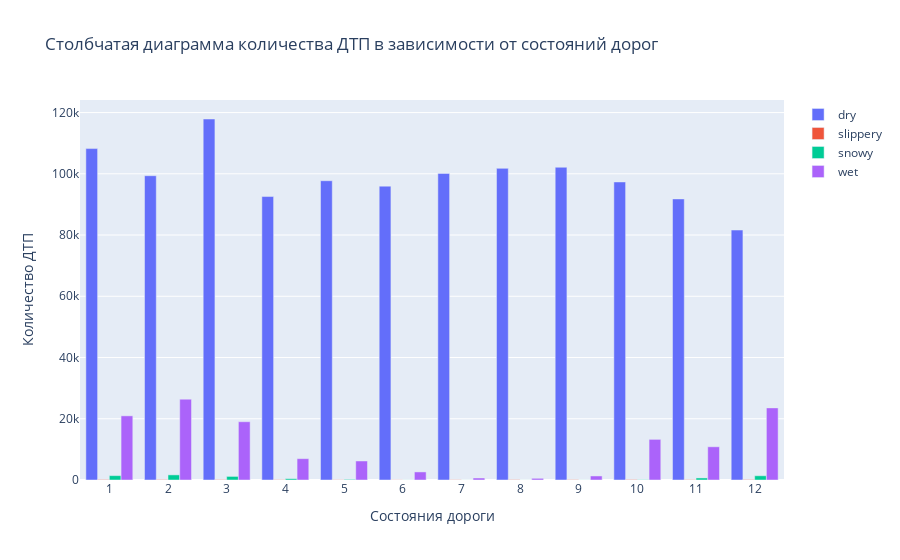

Notebook code cell kept with this figure:
### Markdown cell above
На графике видно, что с начала наблюдений (январь 2009), количество происшествий по месяцам не падает ниже 30К. С Апреля 2012 количество аварий падает ниже 30К и практически до нуля. Можно сделать вывод, что мы наблюдаем не валидные данные и их следует исключить из исследования. Статистически довольно тяжело выделить отличия по месяцам в количествах аварий, что вероятно связано с небольшим количеством лет наблюдений. Однако однозначно можно выделить октябрь месяц, что теоретически можно связать с наступлением первых минусовых температур. Самое ж низкое количество аварий можно приурочить к январю-февралю и июню и июлю.

### Code cell
# Оценим влияние состояния дороги на количество аварий в зависимости от месяца
df_raw = '''
SELECT 
    EXTRACT(MONTH FROM collision_date)::int AS month,
    ROAD_SURFACE,
    COUNT(*)
FROM collisions
WHERE collision_date::date < '2012.04.01'
GROUP BY EXTRACT(MONTH FROM collision_date)::int, ROAD_SURFACE
ORDER BY month
'''
df_raw = pd.read_sql_query(df_raw, con=engine)
df_raw_pt = df_raw.pivot_table(index='month', values='count', aggfunc='mean', columns='road_surface')

data = []
for col in df_raw_pt.columns:
    data.append(go.Bar(x=df_raw_pt.index.astype(str), y=df_raw_pt[col], name=col))
fig = go.Figure(data=data, layout=layout)
fig.update_layout(
    xaxis_title='Состояния дороги', 
    yaxis_title='Количество ДТП', 
    title='Столбчатая диаграмма количества ДТП в зависимости от состояний дорог')
iplot(fig)

### Figure 1 — Plotly figure (JSON) as saved in the notebook; plotly's stock layout.template omitted (floating-point values rounded to 4 significant figures)
{"data": [{"name": "dry", "type": "bar", "x": ["1", "2", "3", "4", "5", "6", "7", "8", "9", "10", "11", "12"], "y": [108234, 99377, 117899, 92569, 97738, 95974, 100135, 101780, 102140, 97345, 91798, 81633]}, {"name": "slippery", "type": "bar", "x": ["1", "2", "3", "4", "5", "6", "7", "8", "9", "10", "11", "12"], "y": [155, 138, 126, 95, 78, 51, 82, 119, 103, 138, 105, 139]}, {"name": "snowy", "type": "bar", "x": ["1", "2", "3", "4", "5", "6", "7", "8", "9", "10", "11", "12"], "y": [1423, 1673, 1173, 426, 195, 30, 17, 17, 23, 90, 668, 1387]}, {"name": "wet", "type": "bar", "x": ["1", "2", "3", "4", "5", "6", "7", "8", "9", "10", "11", "12"], "y": [20955, 26402, 19035, 6967, 6213, 2640, 653, 549, 1321, 13269, 10848, 23549]}], "layout": {"hovermode": false, "title": {"text": "Столбчатая диаграмма количества ДТП в зависимости от состояний дорог"}, "xaxis": {"title": {"text": "Состояния дороги"}}, "yaxis": {"title": {"text": "Количество ДТП"}}}}
